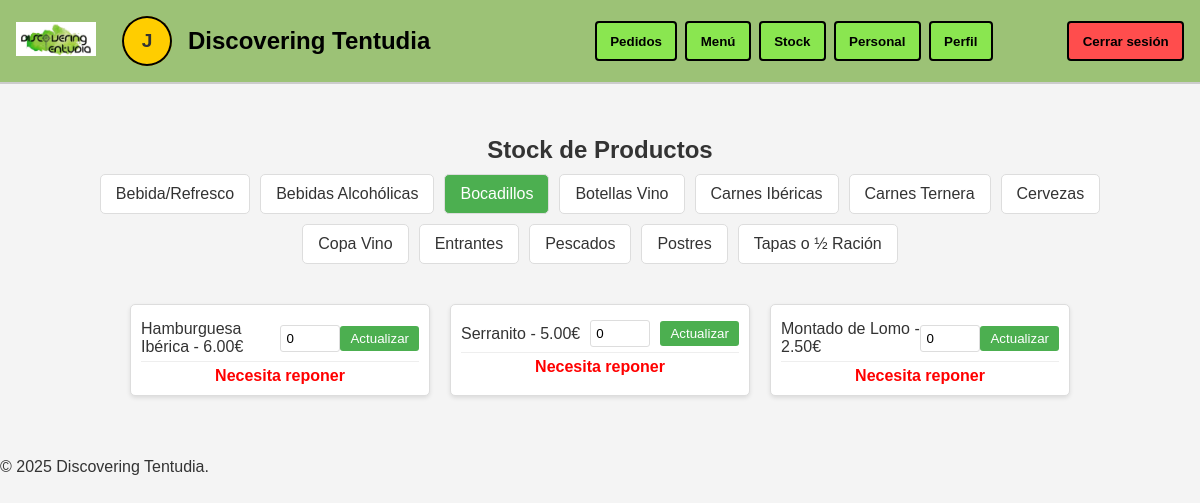
Screenshot of /stock/?categoria=Bocadillos (signed in) with the database file from the repository.
### tapAppGestion/models.py (models this page shows, shortened)
class Producto(models.Model):
    CATEGORIAS = (
        ('Cervezas', 'Cervezas'),
        ('Bebida/Refresco', 'Bebida/Refresco'),
        ('Copa Vino', 'Copa Vino'),
        ('Botellas Vino', 'Botellas Vino'),
        ('Fuera de Carta', 'Fuera de Carta'),
        ('Pan', 'Pan'),
        ('Tapas o ½ Ración', 'Tapas o ½ Ración'),
        ('Entrantes', 'Entrantes'),
        ('Pescados', 'Pescados'),
        ('Carnes Ibéricas', 'Carnes Ibéricas'),
        ('Carnes Ternera', 'Carnes Ternera'),
        ('Bocadillos', 'Bocadillos'),
        ('Postres', 'Postres'),
        ('Cafés', 'Cafés'),
        ('Bebidas Alcohólicas', 'Bebidas Alcohólicas'),
        ('Desayunos', 'Desayunos'),
        ('Oferta del día', 'Oferta del día'),
    )
    nombre = models.CharField(max_length=100)
    categoria = models.CharField(max_length=50, choices=CATEGORIAS)
    precio = models.DecimalField(max_digits=6, decimal_places=2)
    imagen = models.ImageField(upload_to='productos/', blank=True, null=True)
    cantidad = models.PositiveIntegerField(default=0)  # Campo para la cantidad en el almacén

### tapAppGestion/views.py (the view, shortened to what this page needs)
# urls.py: path('stock/', views.stock, name='stock'),  # Nueva URL para la vista stock
@login_required
def stock(request):
    categoria_seleccionada = request.GET.get('categoria', None)
    productos = Producto.objects.exclude(categoria__in=['Cafés', 'Pan']).order_by('categoria')
    productos_por_categoria = {}
    for producto in productos:
        if producto.categoria not in productos_por_categoria:
            productos_por_categoria[producto.categoria] = []
        productos_por_categoria[producto.categoria].append(producto)
    categorias = list(productos_por_categoria.keys())
    productos_filtrados = productos_por_categoria.get(categoria_seleccionada, []) if categoria_seleccionada else []
    return render(request, 'stock.html', {
        'productos_por_categoria': productos_por_categoria,
        'categorias': categorias,
        'productos_filtrados': productos_filtrados,
        'categoria_seleccionada': categoria_seleccionada
    })

### tapAppGestion/templates/stock.html (shortened to what this page needs)
{% extends 'base.html' %}
{% load static %}
{% block content %}
    <link rel="stylesheet" type="text/css" href="{% static 'css/stylesStock.css' %}">
    <h2>Stock de Productos</h2>
    <nav class="navbar">
        <ul class="navbar">
            {% for categoria in categorias %}
                <li class="{% if categoria == categoria_seleccionada %}active{% endif %}">
                    <a href="?categoria={{ categoria }}">{{ categoria }}</a>
                </li>
            {% endfor %}
        </ul>
    </nav>
    <div class="productos">
        {% if productos_filtrados %}
            {% for producto in productos_filtrados %}
                <div class="categoria">
                    <form method="post" action="{% url 'stock' %}">
                        <div class="producto">
                            <span>{{ producto.nombre }} - {{ producto.precio }}€</span>
                            <input type="number" name="cantidad" value="{{ producto.cantidad }}" min="0">
                            <button type="submit">Actualizar</button>
                        </div>
                        {% if producto.cantidad < 10 %}
                            <p class="reponer">Necesita reponer</p>
                        {% endif %}
                    </form>
                </div>
            {% endfor %}
        {% else %}
            <p class="no-productos">Seleccione una categoría para ver los productos.</p>
        {% endif %}
    </div>
{% endblock %}

### tapAppGestion/templates/base.html (shortened to what this page needs)
{% load static %}
<!DOCTYPE html>
<html lang="es">
<head>
    <link rel="stylesheet" type="text/css" href="{% static 'css/stylesIndex.css' %}">
</head>
<body>
    <header>
        <div class="header-left">
            <a href="{% url 'index' %}">
                <img src="{% static 'images/logo_blanco.jpeg' %}" alt="Logo Discovering Tentudia" class="logo">
            </a>
            <a href="{% url 'profile' %}" style="text-decoration: none;">
                <div class="user-circle">{{ user.first_name|slice:":1" }}</div>
            </a>
            <h1>Discovering Tentudia</h1>
        </div>
        <nav>
            <button>Pedidos</button>
            <a href="{% url 'menu' %}">
                <button>Menú</button>
            </a>
            <a href="{% url 'stock' %}">
                <button>Stock</button>
            </a>
            <a href="{% url 'personal' %}">
            <button>Personal</button>
            </a>
            <a href="{% url 'profile' %}">
                <button>Perfil</button>
            </a>
            <a href="{% url 'salir' %}">
                <button class="logout-button">Cerrar sesión</button>
            </a>
        </nav>
    </header>
    <main>
        {% block content %}
        {% endblock %}
    </main>
    <footer>
        <p>&copy; 2025 Discovering Tentudia.</p>
    </footer>
</body>
</html>

### tapAppGestion/static/css/stylesIndex.css (style rules this page uses)
* { margin: 0; padding: 0; box-sizing: border-box; }
body { font-family: Arial, sans-serif; background-color: #fff; color: #333; }
header { display: flex; align-items: center; justify-content: space-between; padding: 1em; border-bottom: 2px solid #ccc; }
header h1 { font-weight: bold; font-size: 24px; color: black; }
.header-left { display: flex; align-items: center; gap: 1em; }
.user-circle { width: 50px; height: 50px; border-radius: 50%; background-color: #ffcd00; display: flex; align-items: center; justify-content: center; font-weight: bold; font-size: 1.2rem; color: #333; box-shadow: 0 0 0 2px #000 inset; }
h1 { font-size: 1.2rem; font-weight: normal; }
nav { display: flex; gap: 0.5em; }
nav button { background-color: #8ae650; border: 2px solid #000; color: #000; font-weight: bold; padding: 0.8em 1em; cursor: pointer; border-radius: 4px; }
.logout-button { background-color: #ff4d4d; margin-left: 5em; }
main { position: relative; padding: 2em; display: flex; flex-direction: column; align-items: center; }
.logo { width: 80px; height: auto; margin-right: 10px; }

### tapAppGestion/static/css/stylesStock.css (style rules this page uses)
body { font-family: Arial, sans-serif; background-color: #f4f4f4; margin: 0; padding: 0; }
h2 { text-align: center; color: #333; margin-top: 20px; }
.navbar { display: flex; justify-content: center; flex-wrap: wrap; gap: 10px; padding: 10px; }
.navbar ul { list-style-type: none; padding: 0; display: flex; flex-wrap: wrap; gap: 10px; justify-content: center; }
.navbar li { margin: 0; }
.navbar a { text-decoration: none; color: #333; padding: 10px 15px; border: 1px solid #ddd; border-radius: 5px; background-color: #fff; transition: background-color 0.3s ease; white-space: nowrap; display: inline-block; }
.navbar a:hover, .navbar .active a { background-color: #4CAF50; color: white; }
.productos { display: flex; flex-wrap: wrap; justify-content: center; margin: 20px; }
.categoria { background-color: #fff; border: 1px solid #ddd; border-radius: 5px; margin: 10px; padding: 10px; width: 300px; box-shadow: 0 2px 4px rgba(0, 0, 0, 0.1); }
.producto { display: flex; justify-content: space-between; align-items: center; padding: 5px 0; border-bottom: 1px solid #eee; }
.producto input[type="number"] { width: 60px; padding: 5px; border: 1px solid #ddd; border-radius: 3px; }
.producto button { background-color: #4CAF50; color: white; border: none; padding: 5px 10px; border-radius: 3px; cursor: pointer; }
.reponer { color: red; font-weight: bold; text-align: center; margin-top: 5px; }

### tapAppGestion/templates/base.html (style rules this page uses)
header { background-color: #9cc276; }

### rows the page displays
Producto: categorias "Bebida/Refresco"
Producto: categorias "Bebidas Alcohólicas"
Producto: categorias "Bocadillos", nombre "Hamburguesa Ibérica", precio "6.00", cantidad "0", shows "Necesita reponer"
Producto: categorias "Botellas Vino"
Producto: categorias "Carnes Ibéricas"
Producto: categorias "Carnes Ternera"
Producto: categorias "Cervezas"
Producto: categorias "Copa Vino"
Producto: categorias "Entrantes"
Producto: categorias "Pescados"
Producto: categorias "Postres"
Producto: categorias "Tapas o ½ Ración"
Producto: nombre "Serranito", precio "5.00", cantidad "0", shows "Necesita reponer"
Producto: nombre "Montado de Lomo", precio "2.50", cantidad "0", shows "Necesita reponer"

### other values shown
{{ user.first_name|slice:":1" }} "J"
